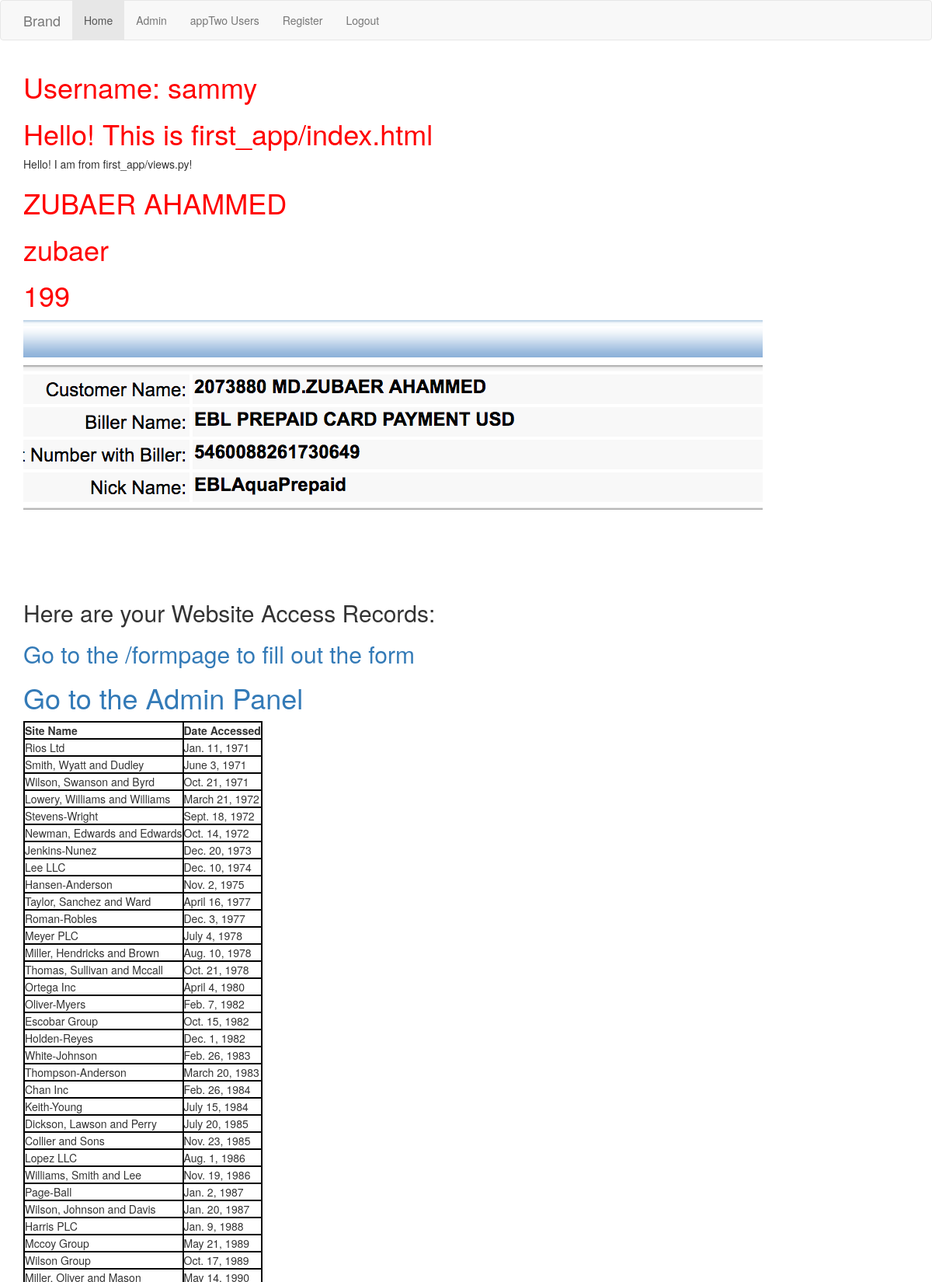
The page / (signed in, upper part) on the database its author committed.
### first_app/models.py (models this page shows, shortened)
class AccessRecord(models.Model):
	name = models.ForeignKey(Webpage)
	date = models.DateField()

class Webpage(models.Model):
	topic = models.ForeignKey(Topic)
	name = models.CharField(max_length=264,unique=True)
	url = models.URLField(unique=True)
	def __str__(self):
		return self.name

### first_app/views.py (the view)
# urls.py: url(r'^$', views.index, name = 'index'),
def index(request):
	webpages_list = AccessRecord.objects.order_by('date')
	pprint(webpages_list[0].name)
	my_dict = {
		'insert_me': "Hello! I am from first_app/views.py!",
		'access_records': webpages_list,
		'number': 100,
		'name': 'zubaer ahammed'
	}
	return render(request, 'first_app/index.html', context=my_dict)

### first_app/templatetags/my_extras.py (called while the page is built)
@register.filter(name='cut_string')
def cut_string(value, arg):
	return value.replace(arg, '')

### templates/first_app/index.html
<!DOCTYPE html>
{% extends 'first_app/base.html' %}
{% load staticfiles %}
{% load my_extras %}
	{% block body_block %}
		<h1>Hello! This is first_app/index.html</h1>
		{{ insert_me }}
		<h1>{{ name | upper }}</h1>
		<h1>{{ name | cut_string:"ahammed" }}</h1>
		<h1>{{ number | add:"99" }}</h1>
		<img src="{% static 'images/Aqua.png' %}" alt="EBL Aqua Card Info">
		<h2>Here are your Website Access Records:</h2>
		<h2><a href="{% url 'form_name' %}">Go to the /formpage to fill out the form</a></h2>
		<h1><a href="{% url 'admin:index' %}">Go to the Admin Panel</a></h1>
		<div class="access_records">
			{% if access_records %}
				<table>
					<thead>
						<th>Site Name</th>
						<th>Date Accessed</th>
					</thead>
					<tbody>
						{% for acc in access_records %}
							<tr>
								<td>{{ acc.name }}</td>
								<td>{{ acc.date }}</td>
							</tr>
						{% endfor %}
					</tbody>
				</table>
			{% else %}
				<p>NO ACCESS RECORD FOUND!</p>
			{% endif %}
		</div>
	{% endblock %}

### templates/first_app/base.html (shortened to what this page needs)
<!DOCTYPE html>
{% load staticfiles %}
<html lang="en">
<head>
	<link rel="stylesheet" href="https://maxcdn.bootstrapcdn.com/bootstrap/3.3.7/css/bootstrap.min.css">
	<link rel="stylesheet" href="{% static 'css/mystyle.css' %}">
</head>
<body>
	<nav class="navbar navbar-default">
	  <div class="container">
	    <div class="navbar-header">
	      <a class="navbar-brand" href="#">Brand</a>
	    </div>
	    <div class="collapse navbar-collapse" id="bs-example-navbar-collapse-1">
	      <ul class="nav navbar-nav">
	        <li class="active"><a href="{% url 'index' %}">Home</a></li>
	        <li><a href="{% url 'admin:index' %}">Admin</a></li>
	        <li><a href="{% url 'appTwo:users' %}">appTwo Users</a></li>
	        <li><a href="{% url 'first_app:register' %}">Register</a></li>
			{% if user.is_authenticated %}
				<li><a href="{% url 'logout' %}">Logout</a></li>
			{% else %}
				<li><a href="{% url 'first_app:user_login' %}">Login</a></li>
			{% endif %}
	      </ul>
	    </div>
	  </div>
	</nav>
	<div class="container">
		{% if user %}
			<h1>Username: {{ user.username }}</h1>
		{% endif %}
		{% block body_block %}{% endblock %}
	</div>
</body>
</html>

### static/css/mystyle.css (style rules this page uses)
h1 { color: red; }
table,th,td { border: 2px solid black; }

### rows shown on the page
AccessRecord: name "Rios Ltd", date "Jan. 11, 1971"
AccessRecord: name "Smith, Wyatt and Dudley", date "June 3, 1971"
AccessRecord: name "Wilson, Swanson and Byrd", date "Oct. 21, 1971"
AccessRecord: name "Lowery, Williams and Williams", date "March 21, 1972"
AccessRecord: name "Stevens-Wright", date "Sept. 18, 1972"
AccessRecord: name "Newman, Edwards and Edwards", date "Oct. 14, 1972"
AccessRecord: name "Jenkins-Nunez", date "Dec. 20, 1973"
AccessRecord: name "Lee LLC", date "Dec. 10, 1974"
AccessRecord: name "Hansen-Anderson", date "Nov. 2, 1975"
AccessRecord: name "Taylor, Sanchez and Ward", date "April 16, 1977"
AccessRecord: name "Roman-Robles", date "Dec. 3, 1977"
AccessRecord: name "Meyer PLC", date "July 4, 1978"
AccessRecord: name "Miller, Hendricks and Brown", date "Aug. 10, 1978"
AccessRecord: name "Thomas, Sullivan and Mccall", date "Oct. 21, 1978"
AccessRecord: name "Ortega Inc", date "April 4, 1980"
AccessRecord: name "Oliver-Myers", date "Feb. 7, 1982"
AccessRecord: name "Escobar Group", date "Oct. 15, 1982"
AccessRecord: name "Holden-Reyes", date "Dec. 1, 1982"
AccessRecord: name "White-Johnson", date "Feb. 26, 1983"
AccessRecord: name "Thompson-Anderson", date "March 20, 1983"
AccessRecord: name "Chan Inc", date "Feb. 26, 1984"
AccessRecord: name "Keith-Young", date "July 15, 1984"
AccessRecord: name "Dickson, Lawson and Perry", date "July 20, 1985"
AccessRecord: name "Collier and Sons", date "Nov. 23, 1985"
AccessRecord: name "Lopez LLC", date "Aug. 1, 1986"
AccessRecord: name "Williams, Smith and Lee", date "Nov. 19, 1986"
AccessRecord: name "Page-Ball", date "Jan. 2, 1987"
AccessRecord: name "Wilson, Johnson and Davis", date "Jan. 20, 1987"
AccessRecord: name "Harris PLC", date "Jan. 9, 1988"
AccessRecord: name "Mccoy Group", date "May 21, 1989"
AccessRecord: name "Wilson Group", date "Oct. 17, 1989"

### other values the page prints
{{ user.username }} "sammy"
{{ insert_me }} "Hello! I am from first_app/views.py!"
{{ name | upper }} "ZUBAER AHAMMED"
{{ name | cut_string:"ahammed" }} "zubaer"
{{ number | add:"99" }} "199"
